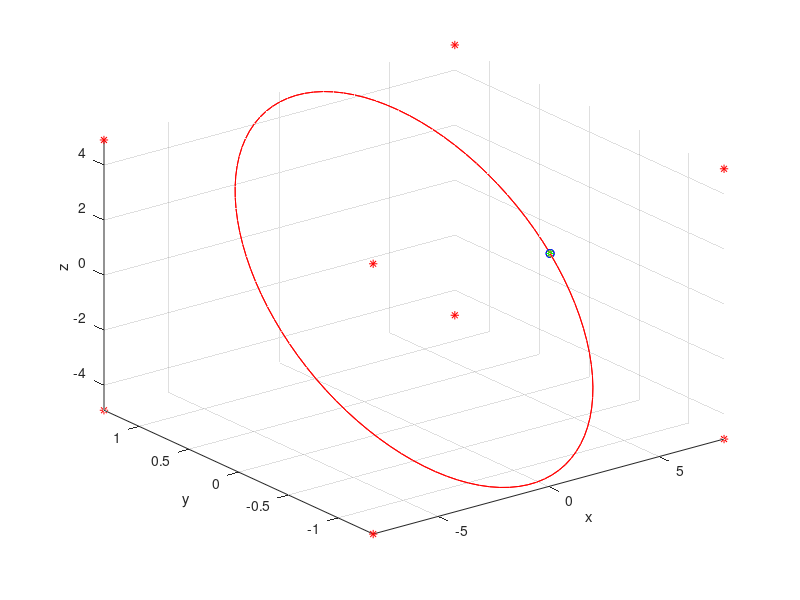

Recreate this plot in MATLAB.
%% Script pour tester l'équivalence entre les équations normale et simple
clear all; close all; clc;

%% Définition des paramètres normaux

% major and minor axis
a = 5; %major (m)
b = 8; %minor (m)

% frequency and starting angle
omega = pi;
phi   = -3*pi/2;

% rotation angles
alpha = 20; 
beta  = 5;
gamma = -210;

% rotation matrix of the active form in sequance Z1Y2X3
s1 = sin(alpha);
c1 = cos(alpha);
s2 = sin(beta);
c2 = cos(beta);
s3 = sin(gamma);
c3 = cos(gamma);
Q  = [c1*c2 c1*s2*s3-c3*s1 s1*s3+c1*c3*s2;...
      c2*s1 c1*c3+s1*s2*s3 c3*s1*s2-c1*s3;...
      -s2   c2*s3          c2*c3];

% centre of the ellipses;
p0 = [0; 0; 0];

%% tracer le graph normal;

% discrétisation du temps
t = linspace(0,2,100);

p(1:3,:) = p0 + Q*[a*cos(omega*t+phi);b*sin(omega*t+phi);zeros(1,length(t))];

comet3(p(1,:),p(2,:),p(3,:));
hold on;
plot3(p(1,1),p(2,1),p(3,1),'*r');
grid on;
xlabel('x');
ylabel('y');
zlabel('z');


%% Définir les paramètres de la forme simplifiée
q11 = Q(1,1); q12 = Q(1,2); q13 = Q(1,3);
q21 = Q(2,1); q22 = Q(2,2); q23 = Q(2,3);
q31 = Q(3,1); q32 = Q(3,2); q33 = Q(3,3);

cp = cos(phi); sp = sin(phi);
MM = [q11*a*cp+q12*b*sp q12*b*cp-q11*a*sp;...
      q21*a*cp+q22*b*sp q22*b*cp-q21*a*sp;...
      q31*a*cp+q32*b*sp q32*b*cp-q31*a*sp];

px = atan2(MM(1,1),MM(1,2));
py = atan2(MM(2,1),MM(2,2));
pz = atan2(MM(3,1),MM(3,2));

rx =  ...%((MM(1,1)*sqrt(MM(1,1)^2))+(MM(1,2)*sqrt((MM(1,2)^2))))/...
      sqrt(MM(1,1)^2+MM(1,2)^2);
ry =  ...%((MM(2,1)*sqrt(MM(2,1)^2))+(MM(2,2)*sqrt(MM(2,2)^2)))/...
      sqrt(MM(2,1)^2+MM(2,2)^2);
rz =  ...%((MM(3,1)*sqrt(MM(3,1)^2))+(MM(3,2)*sqrt(MM(3,2)^2)))/...
      sqrt(MM(3,1)^2+MM(3,2)^2);
  
p2 = p0 + [rx*sin(omega*t+px);...
           ry*sin(omega*t+py);...
           rz*sin(omega*t+pz)];
       
comet3(p2(1,:),p2(2,:),p2(3,:));
plot3(p2(1,1),p2(2,1),p2(3,1),'*g');




%% Plotting a box rx,ry,rz
c1 = p0 + [rx; ry; rz];
c2 = p0 + [rx; ry; -rz];
c3 = p0 + [rx; -ry; rz];
c4 = p0 + [-rx; ry; rz];
c5 = p0 + [rx; -ry; -rz];
c6 = p0 + [-rx; ry; -rz];
c7 = p0 + [-rx; -ry; rz];
c8 = p0 + [-rx; -ry; -rz];

plot3(c1(1),c1(2),c1(3),'*r');
plot3(c2(1),c2(2),c2(3),'*r');
plot3(c3(1),c3(2),c3(3),'*r');
plot3(c4(1),c4(2),c4(3),'*r');
plot3(c5(1),c5(2),c5(3),'*r');
plot3(c6(1),c6(2),c6(3),'*r');
plot3(c7(1),c7(2),c7(3),'*r');
plot3(c8(1),c8(2),c8(3),'*r');